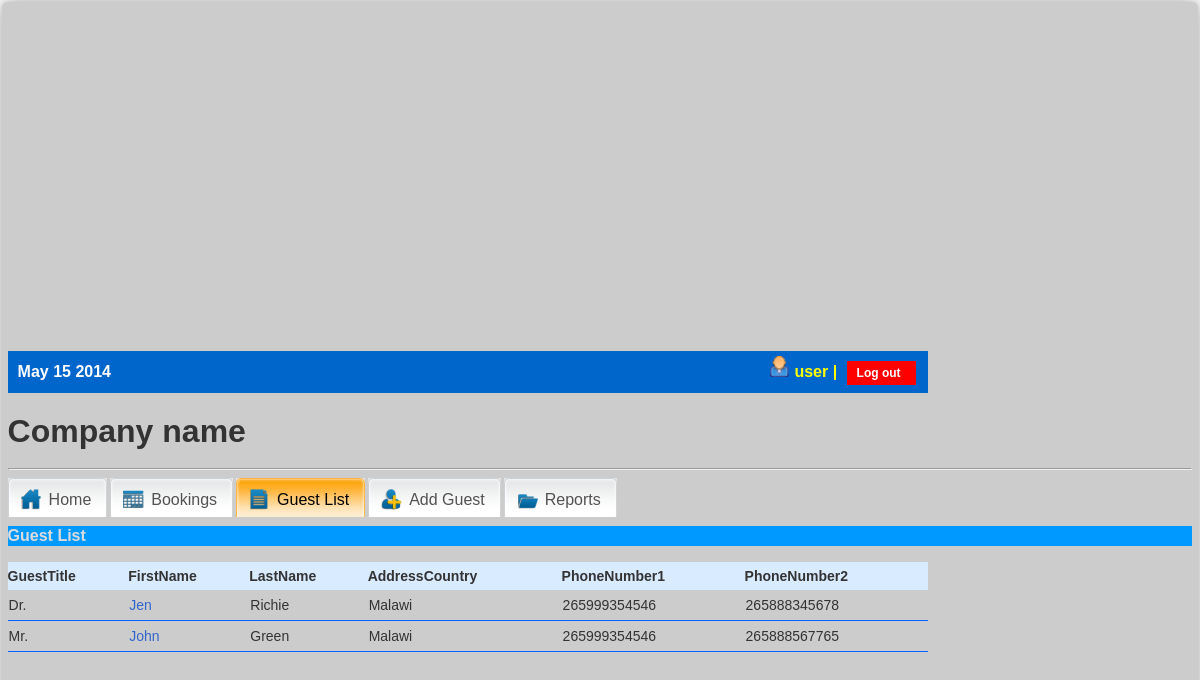
The page /user/guestlist.php (signed in) on the database its author committed.
### tables this page shows
CREATE TABLE `guest` (
  `GuestId` int(3) NOT NULL,
  `GuestTitle` text NOT NULL,
  `FirstName` text NOT NULL,
  `LastName` text NOT NULL,
  `AddressTown` text NOT NULL,
  `AddressPostalCode` varchar(20) NOT NULL,
  `AddressCountry` text NOT NULL,
  `PhoneNumber1` varchar(15) NOT NULL,
  `PhoneNumber2` varchar(15) NOT NULL,
  `GuestEmail` varchar(50) NOT NULL,
  PRIMARY KEY  (`GuestId`)
);

### lib/modules/viewGuestList.php (the view, shortened to what this page needs)
<h3>Guest List</h3>
<table width="920px" border="0" cellspacing="0px">
  <tr>
    <th>GuestTitle</th>
    <th>FirstName</th>
    <th>LastName</th>
    <th>AddressCountry</th>
    <th>PhoneNumber1</th>
    <th>PhoneNumber2</th>
  </tr>
<?php
 require_once('../Connections/db_link.php');
 $maxRows_guestlist = 10;
 $pageNum_guestlist = 0;
 $startRow_guestlist = $pageNum_guestlist * $maxRows_guestlist;
 $query_guestlist = "SELECT guest.GuestId, guest.GuestTitle, guest.FirstName, guest.LastName,  guest.AddressCountry, guest.PhoneNumber1, guest.PhoneNumber2 FROM guest";
 $query_limit_guestlist = sprintf("%s LIMIT %d, %d", $query_guestlist, $startRow_guestlist,  $maxRows_guestlist);
 $guestlist = mysql_query($query_limit_guestlist, $db_link) or die(mysql_error());
 $row_guestlist = mysql_fetch_assoc($guestlist);
 if (isset($_GET['totalRows_guestlist'])) {
  $totalRows_guestlist = $_GET['totalRows_guestlist'];
 }
 else {
  $all_guestlist = mysql_query($query_guestlist);
  $totalRows_guestlist = mysql_num_rows($all_guestlist);
 }
  if ($totalRows_guestlist == '0') {
  			echo "<div class ='notification_box'>";
			echo "<p><img src ='../lib/images/info.png'> There are no records of any guest.</p>";
			echo "</div>";
 	}
	else {
    		do { ?>
    <tr class="row-1">
      <td><?php echo $row_guestlist['GuestTitle']; ?></td>
      <td><a href="viewguest.php?gno=<?php echo $row_guestlist['GuestId']; ?>"><?php echo $row_guestlist['FirstName']; ?></a></td>
      <td><?php echo $row_guestlist['LastName']; ?></td>
      <td><?php echo $row_guestlist['AddressCountry']; ?></td>
      <td><?php echo $row_guestlist['PhoneNumber1']; ?></td>
      <td><?php echo $row_guestlist['PhoneNumber2']; ?></td>
    </tr>
    <?php } while ($row_guestlist = mysql_fetch_assoc($guestlist));
	}
?>
</table>

### rows shown on the page
guest: GuestTitle "Dr.", FirstName "Jen", LastName "Richie", AddressCountry "Malawi", PhoneNumber1 "265999354546", PhoneNumber2 "265888345678"
guest: GuestTitle "Mr.", FirstName "John", LastName "Green", AddressCountry "Malawi", PhoneNumber1 "265999354546", PhoneNumber2 "265888567765"

### other values the page prints
$_SESSION['MM_Username'] "user"
